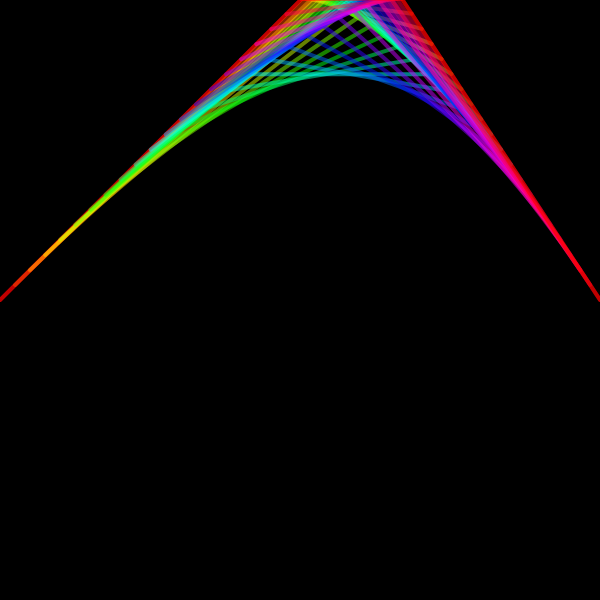
Frame 1 (no input)
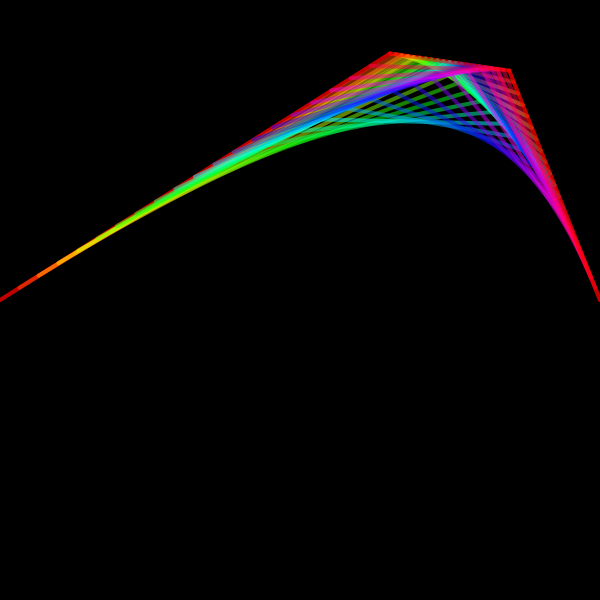
Frame 60 (no input)
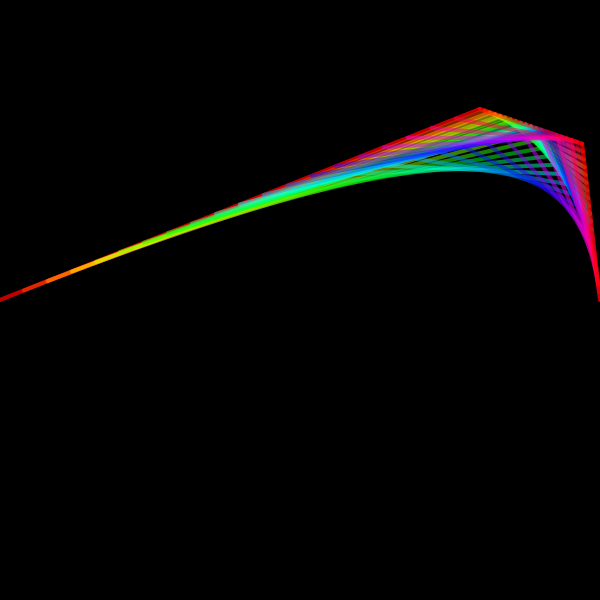
Frame 120 (the mouse pressed at the canvas centre since frame 60)

The p5.js sketch that drew these frames (run headless with seeded random() and noise() and a simulated clock; from frame 60 on, the mouse is pressed at the canvas centre):

// p5.js sketch
// ── sketch.js
let width = 600;
let height = 600;

function setup(){
    createCanvas(width,height);

    p0 = new Particle(0,300);
    p1 = new Particle(300,0);
    p2 = new Particle(400,0);
    p3 = new Particle(600,300);
}


function draw(){
    background(0);

    // stroke(255);
    // strokeWeight(24);
    // point(0,300);
    // point(mouseX, mouseY);
    // point(400,400);
    // point(600,300);

    // strokeWeight(24);
    // noFill();
    // bezier(0,300,mouseX, mouseY,400,400,600,300);

    // strokeWeight(2);
    // line(0,300,mouseX, mouseY);
    // line(400,400,600,300);

    // strokeWeight(4);
    // fill(100);
    // beginShape();
    // vertex(0,300);
    // bezierVertex(mouseX, mouseY, 400,400, 600,300);
    // bezierVertex(400,400, 200,100, 0,300);
    // endShape();


    stroke(255);
    strokeWeight(4);

    p1.update();
    p2.update();

    let delta = 0.05;
    colorMode(HSB);

    noFill();
    beginShape();
    for (let t = 0; t <= 1.00001; t += delta){
        stroke(t*360,255,255, 0.5);
        // line(x1,y1,x2,y2);
        let v = cubic(p0,p1,p2,p3,t)
        // vertex(v.x, v.y);
    }
    endShape();
}

function cubic(p0, p1, p2, p3, t) {
    let v1 = quadratic(p0,p1,p2,t)
    let v2 = quadratic(p1,p2,p3,t)
    
    let x = lerp(v1.x, v2.x, t);
    let y = lerp(v1.y, v2.y, t);

    line(v1.x, v1.y, v2.x, v2.y)
    return createVector(x, y);
}

function quadratic(p0,p1,p2, t) {
    let x1 = lerp(p0.x, p1.x, t);
    let y1 = lerp(p0.y, p1.y, t);
    let x2 = lerp(p1.x, p2.x, t);
    let y2 = lerp(p1.y, p2.y, t);
    let x = lerp(x1, x2, t);
    let y = lerp(y1, y2, t);

    line(x1, y1, x2, y2)

    return createVector(x,y);
}
// ── particle.js
class Particle {
    constructor(x,y){
        this.x = x;
        this.y = y;
        this.dx = random(-3,3);
        this.dy = random(-3,3);
    }

    update(){
        this.x += this.dx;
        this.y += this.dy;

        if(this.x >= width || this.x < 0){
            this.dx *= -1;
        }
        
        if(this.y >= height || this.y < 0){
            this.dy *= -1;
        }
    }
}
